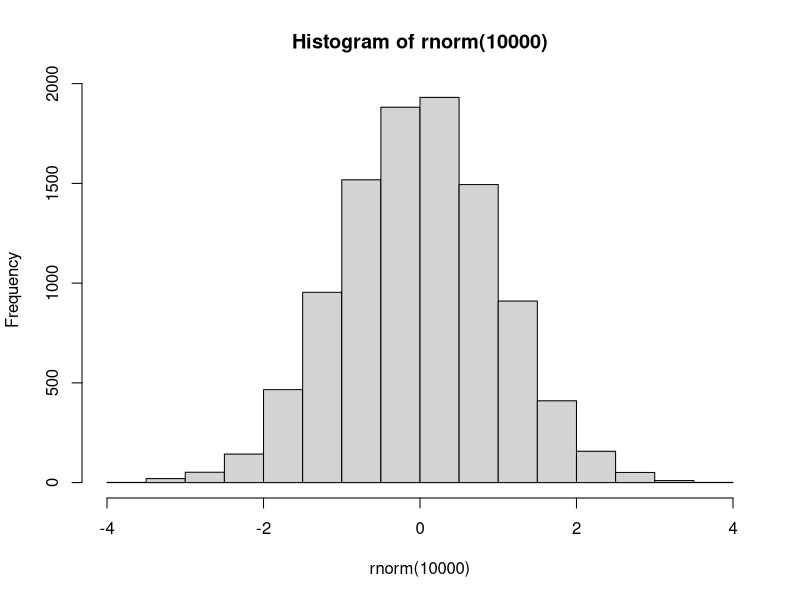

The R source for this figure:
## ---- chunk 1
data(mtcars)
mtcars
## ---- chunk 2
2 + 2 # add numbers
## ---- chunk 3
2 * pi # multiply by constants
## ---- chunk 4
4 + runif(1, min = 0, max = 1) # add a random variable
## ---- chunk 5
5^5 # powers
## ---- chunk 6
sqrt(4^4) # functions, like square root
## ---- chunk 7
2/2
## ---- chunk 8
2 * 2
## ---- chunk 9
2^2
## ---- chunk 10
2 == 2
## ---- chunk 11
23%/%2
## ---- chunk 12
23%%2
## ---- chunk 13
foo <- 3
foo
## ---- chunk 14
numrange <- 1:10
numrange
## ---- chunk 15
# Comments in R are denoted by the hash symbol. These are things we want to prevent R from executing. 

# Often comments are used for explaining what parts of code are doing, or might be used during troubleshooting to turn off and on parts of the code. 
## ---- chunk 16
rnorm(100)
## ---- chunk 17
hist(rnorm(10000))
## ---- chunk 18
x <- 5
x
## ---- chunk 19
z <- 3
z
## ---- chunk 20
B <- c(3,4)
print(B)
## ---- chunk 21
summary(mtcars[, 3:5]) # sumary look at a df object
## ---- chunk 22
summary(mtcars$mpg)
## ---- chunk 23
length(unique(mtcars$mpg))
## ---- chunk 24
uniqgear <- length(unique(mtcars$gear))
uniqgear
## ---- chunk 25
big <- c(9, 12, 15, 25)
small <- c(9, 3, 4, 2)

# Returns a vector of logical values
big > small
## ---- chunk 26
big == small

# Warning: don't do this -- it reassigns big to small
# big = small
## ---- chunk 27
# Returns values where the logical operator is true
big[big > small]
## ---- chunk 28
# Returns whether each value to the left can be matched with
# the one on the right.
big[small %in% big]
## ---- chunk 29
bar <- c("a", NA, 4, 9, 8.7)

# The ! operator negates a logical value. Here, we can look for
# the non-NA value in the vector.
!is.na(bar)
## ---- chunk 30
# We can ask R what kind of class a vector is.
# What does this return? Why do you think it returns what it does?
class(bar)
## ---- chunk 31
f <- bar[!is.na(bar)]
f
## ---- chunk 32
class(f)
## ---- chunk 33
zap <- c(1, 4, 8, 2, 9, 11)
zap[zap > 2 | zap < 8]
## ---- chunk 34
zap[zap > 2 & zap < 8]
## ---- chunk 35
is.numeric(B)
## ---- chunk 36
class(B)
## ---- chunk 37
print(B)
## ---- chunk 38
g <- c("one", "two", "three")
print(g)
## ---- chunk 39
is.numeric(g)
## ---- chunk 40
class(g)
## ---- chunk 41
logicals <- c(TRUE, TRUE, TRUE, FALSE, FALSE, TRUE)
is.numeric(logicals)
## ---- chunk 42
is.character(logicals)
## ---- chunk 43
is.logical(logicals)
## ---- chunk 44
myfactor <- factor(c("basic", "proficient", "advanced", "minimal"))
class(myfactor)
## ---- chunk 45
# What order are factors in?
myfactor 
## ---- chunk 46
myfactor_ordered <- ordered(myfactor, levels = c("minimal", "basic", "proficient", "advanced"))
myfactor_ordered
## ---- chunk 47
summary(myfactor_ordered)
## ---- chunk 48
class(myfactor_ordered)
## ---- chunk 49
unclass(myfactor_ordered)
## ---- chunk 50
unfactored <- unclass(myfactor_ordered)

# The output here is incorrect: minimal assigned a 2 and basic a 3, but why? 
unfactored
## ---- chunk 51
unfactor <- function(x) {
  x <- as.character(x)
  x
}

unfactor(myfactor_ordered)
## ---- chunk 52
mydate <- as.Date("1/13/2020", format = "%m/%d/%Y")
class(mydate)
## ---- chunk 53
# What day of the week is this?
weekdays(mydate)
## ---- chunk 54
# What is thirty days from now? 
mydate + 30
## ---- chunk 55
# We can also parse other date formats, and can add or subtract date formats. 
mydate2 <- as.Date("11-3-20", format = "%d-%m-%y")
mydate2
## ---- chunk 56
mydate2 - mydate
## ---- chunk 57
as.numeric(mydate)
# returns the number of days since 1-1-1970
## ---- chunk 58
as.Date(15, origin = "2010-1-1")
## ---- chunk 59
mymatrix <- matrix(1:36, nrow = 6, ncol = 6)
mymatrix
## ---- chunk 60
rownames(mymatrix) <- LETTERS[1:6]
colnames(mymatrix) <- LETTERS[7:12]
## ---- chunk 61
rownames(mymatrix)
## ---- chunk 62
colnames(mymatrix)
## ---- chunk 63
mymatrix
## ---- chunk 64
mymatrixdf <- as.data.frame(mymatrix)
class(mymatrixdf)
## ---- chunk 65
myarray <- array(1:42, dim = c(7, 3, 2), 
                 dimnames = list(c("tiny", "small", "medium", "medium-ish", "large", "big", "huge"), 
                                 c("slow","moderate","fast"),
                                 c("boring", "fun")))
class(myarray)
## ---- chunk 66
myarray
## ---- chunk 67
dimnames(myarray)
## ---- chunk 68
mylist <- list(mat = mymatrix, arr = myarray, date = mydate)
class(mylist)
## ---- chunk 69
length(mylist)
## ---- chunk 70
names(mylist)
## ---- chunk 71
# Print a list
str(mylist)
## ---- chunk 72
mylist$arr
## ---- chunk 73
mylist[[1]][1, 3]

# Where are we getting the object in the first row from?
## ---- chunk 74
attributes(mylist)
## ---- chunk 75
attributes(myarray)[1:2][2]
